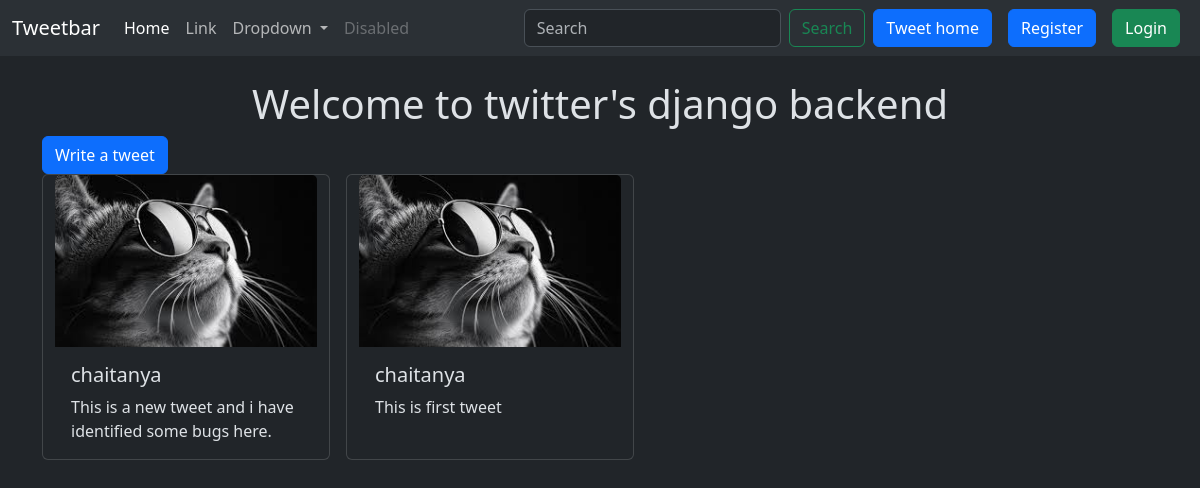
Page /tweet/ on the earlier database version.
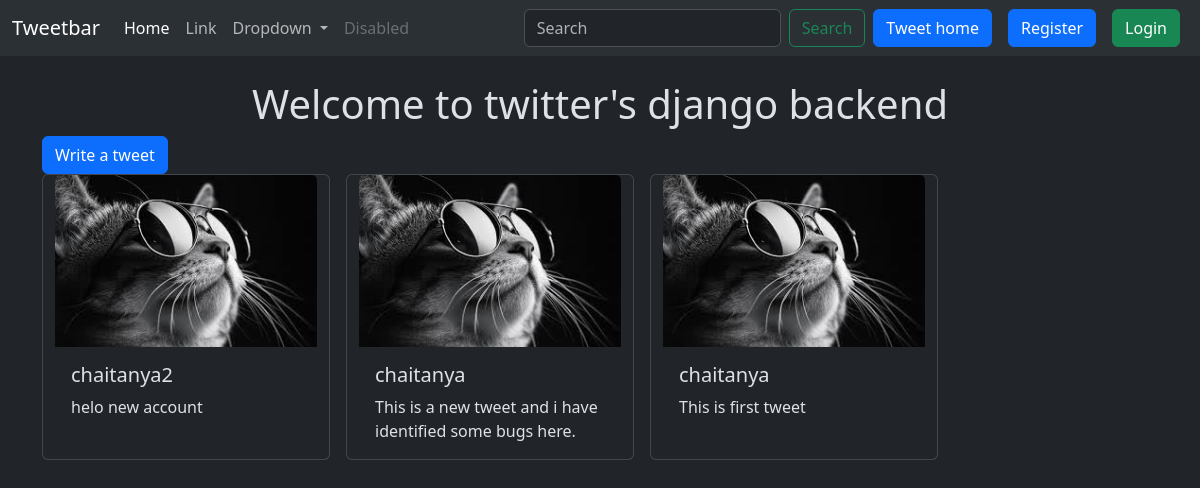
Same page on the later database version.
### tweet/models.py (models this page shows, shortened)
class Tweet(models.Model):
    user = models.ForeignKey(User, on_delete=models.CASCADE)
    text = models.TextField(max_length=240)
    photo = models.ImageField(upload_to='photos/',null=True,blank=True)
    created_at = models.DateTimeField(auto_now_add=True)
    updated_at = models.DateTimeField(auto_now=True)

### tweet/views.py (the view)
# urls.py: path('', views.tweet_list, name='tweet_list'),
def tweet_list(request):
    tweets = Tweet.objects.all().order_by('-created_at')
    return render(request, 'tweet_list.html', {'tweets': tweets})

### tweet/templates/tweet_list.html (shortened to what this page needs)
{% extends 'layout.html' %}
{% block content %}
<h1 class="text-center mt-4">
  Welcome to twitter's django backend
</h1>
<a class="btn btn-primary" href="{% url 'tweet_create' %}">Write a tweet</a>
<div class="container row gap-3">
  {% for tweet in tweets %}
  <div class="card" style="width: 18rem;">
  <img src="{{tweet.photo.url}}" class="card-img-top" alt="...">
  <div class="card-body">
    <h5 class="card-title">{{tweet.user.username}}</h5>
    <p class="card-text">{{tweet.text}}</p>
  </div>
</div>
  {% endfor %}
</div>
{% endblock %}

### templates/layout.html (shortened to what this page needs)
{% load static %}
<!DOCTYPE html>
<html lang="en" data-bs-theme="dark">
<head>
        <link href="https://cdn.jsdelivr.net/npm/bootstrap@5.3.3/dist/css/bootstrap.min.css" rel="stylesheet">
  </head>
</head>
<body>
<nav class="navbar navbar-expand-lg bg-body-tertiary">
  <div class="container-fluid">
    <a class="navbar-brand" href="#">Tweetbar</a>
    <div class="collapse navbar-collapse" id="navbarSupportedContent">
      <ul class="navbar-nav me-auto mb-2 mb-lg-0">
        <li class="nav-item">
          <a class="nav-link active" aria-current="page" href="#">Home</a>
        </li>
        <li class="nav-item">
          <a class="nav-link" href="#">Link</a>
        </li>
        <li class="nav-item dropdown">
          <a class="nav-link dropdown-toggle" href="#" role="button" data-bs-toggle="dropdown" aria-expanded="false">
            Dropdown
          </a>
        </li>
        <li class="nav-item">
          <a class="nav-link disabled" aria-disabled="true">Disabled</a>
        </li>
      </ul>
      <form class="d-flex" role="search">
        <input class="form-control me-2" type="search" placeholder="Search" aria-label="Search">
        <button class="btn btn-outline-success" type="submit">Search</button>
      </form>
      <a href="{% url 'tweet_list' %}" class="btn btn-primary mx-2">Tweet home</a>
      {% if user.is_authenticated %}
      <form method="post" action="{% url 'logout' %}">
        {% csrf_token %}
        <button class="btn btn-danger" type="submit">Logout</button>
      </form>
      {% else %}
           <a href="{% url 'register' %}" class="btn btn-primary mx-2">Register</a>
           <a href="{% url 'login' %}" class="btn btn-success mx-2">Login</a>
      {% endif %}
    </div>
  </div>
</nav>
<div class="container">
    {% block content %}
    {% endblock %}
</div>
</body>
</html>

Differences in the rows shown:
added Tweet: photo (picture), user.username "chaitanya2", text "helo new account"
